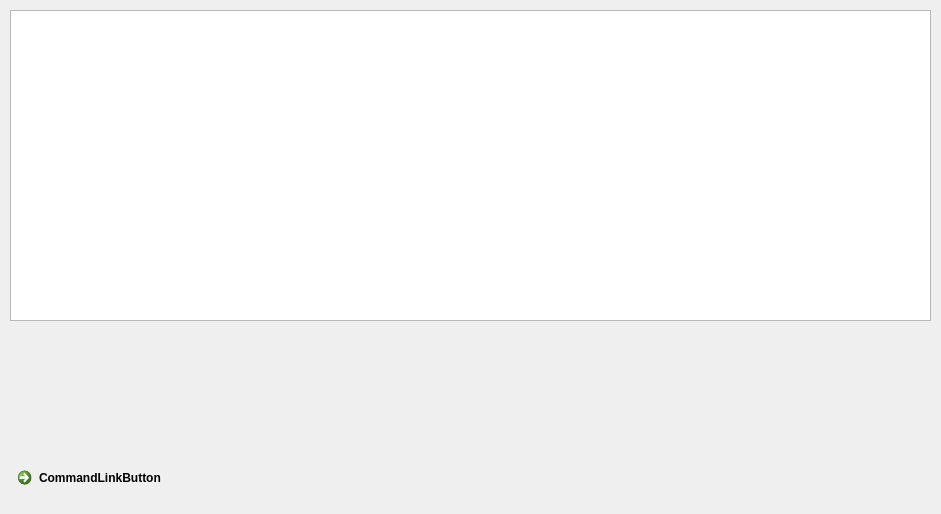
<?xml version="1.0" encoding="UTF-8"?>
<ui version="4.0">
 <class>Form</class>
 <widget class="QWidget" name="Form">
  <property name="geometry">
   <rect>
    <x>0</x>
    <y>0</y>
    <width>941</width>
    <height>514</height>
   </rect>
  </property>
  <property name="windowTitle">
   <string>Form</string>
  </property>
  <widget class="QCommandLinkButton" name="commandLinkButton">
   <property name="geometry">
    <rect>
     <x>10</x>
     <y>460</y>
     <width>187</width>
     <height>41</height>
    </rect>
   </property>
   <property name="text">
    <string>CommandLinkButton</string>
   </property>
  </widget>
  <widget class="QTextBrowser" name="textBrowser">
   <property name="geometry">
    <rect>
     <x>10</x>
     <y>10</y>
     <width>921</width>
     <height>311</height>
    </rect>
   </property>
  </widget>
 </widget>
 <resources/>
 <connections/>
</ui>
